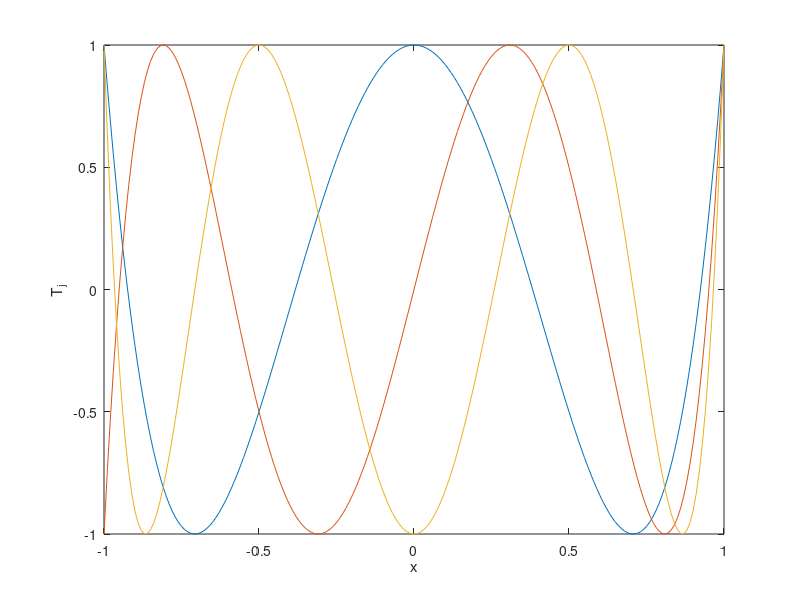

The MATLAB script that drew this image: (Note: this script raises an error after producing the figure.)
% Figure 12.3 : Chebyshev polynomials

clf
x = -1:.01:1;
p0 = ones(size(x));
p1 = x;
p2 = 2*x.*p1 - p0;
p3 = 2*x.*p2 - p1;
p4 = 2*x.*p3 - p2;
p5 = 2*x.*p4 - p3;
p6 = 2*x.*p5 - p4;

plot(x,p4,x,p5,x,p6)
hold on
xlabel('x')
ylabel('T_j')
gtext('T_4')
gtext('T_5')
gtext('T_6')